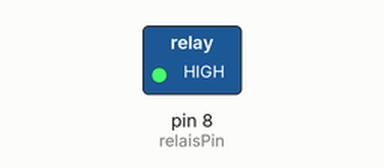
A sketch run on a simulated Arduino Uno, built with avr-gcc and run on an emulated ATmega328P. On the bench: switched loads named in the sketch (green lamp = pin HIGH). Dashed ring = blinking.

Above: at 0.2 s.
Timing chart, 0 to 3.0 s (numbered marks = the images above):
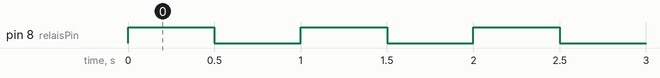

Measured:
- by itself, pin 8 (relaisPin): alternates HIGH for 0.50 s and LOW for 0.50 s

The sketch:

Solenoid_test.ino
```cpp
const int relaisPin = 8; // IN-pin van relaismodule

void setup() {
  pinMode(relaisPin, OUTPUT);
  digitalWrite(relaisPin, LOW); // Zorg dat relais uitstaat bij start
}

void loop() {
  // Zet solenoïde aan
  digitalWrite(relaisPin, HIGH); // Relais schakelt, solenoïde krijgt stroom
  delay(500);                    // 0.5 seconde aan

  // Zet solenoïde uit
  digitalWrite(relaisPin, LOW);  // Relais verbreekt, solenoïde uit
  delay(500);                    // 0.5 seconde uit
}
```
